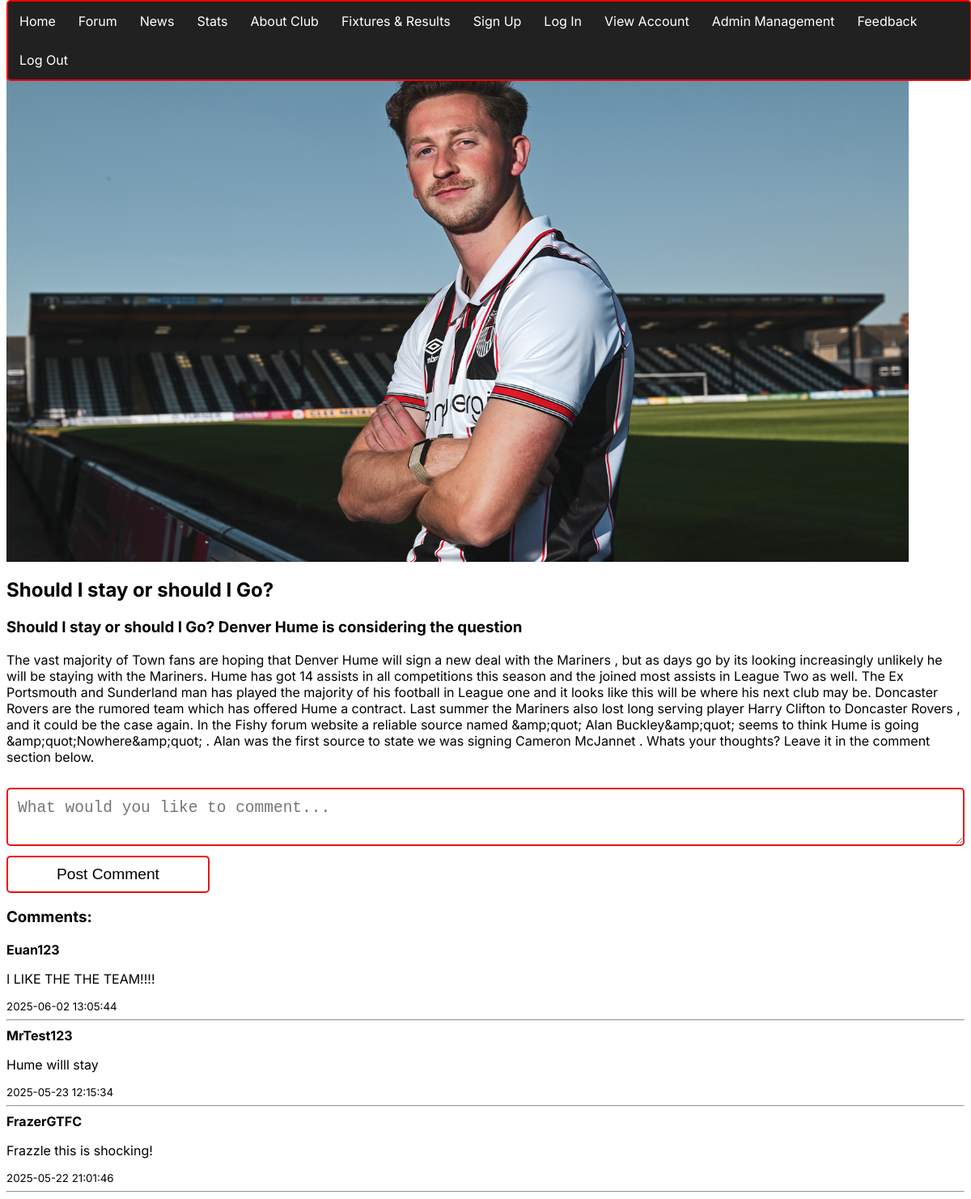
Screenshot of /retrieve_news.php?id=1 (signed in) with the database file from the repository.
### tables this page shows
CREATE TABLE `news` (
  `id` int(11) NOT NULL,
  `title` text NOT NULL,
  `description` text NOT NULL,
  `picture` blob NOT NULL,
  `content` text NOT NULL,
  `username` text NOT NULL,
  `time_created` timestamp NOT NULL DEFAULT current_timestamp() ON UPDATE current_timestamp(),
  `comments` text NOT NULL
);

CREATE TABLE `comments` (
  `id` int(11) NOT NULL,
  `user_id` int(11) NOT NULL,
  `news_id` int(11) NOT NULL,
  `text` text NOT NULL,
  `date_created` timestamp NOT NULL DEFAULT current_timestamp() ON UPDATE current_timestamp()
);

CREATE TABLE `users` (
  `id` int(11) NOT NULL,
  `username` text NOT NULL,
  `password` text NOT NULL,
  `firstname` text NOT NULL,
  `lastname` text NOT NULL,
  `email` text NOT NULL,
  `bio` text NOT NULL,
  `profile_pic` blob NOT NULL,
  `region` text NOT NULL,
  `status` enum('active','inactive','','') NOT NULL,
  `birthdate` text NOT NULL,
  `role` enum('user','admin','','') NOT NULL
);

### retrieve_news.php (the view, shortened to what this page needs)
<?php
include 'nav.php';
$news_id = $_GET['id'];
$sql = "SELECT title, description, content, picture FROM news WHERE id = ?";
$stmt = $conn->prepare($sql);
$stmt->bind_param("i", $news_id);
$stmt->execute();
$result = $stmt->get_result();
if($result->num_rows > 0) {
    while ($row = $result->fetch_assoc()){
        if (!empty($row['picture'])) {
            if (file_exists($row['picture'])) {
                echo "<img src='" . htmlspecialchars($row['picture']) . "' alt='Post Image'>";
            }
        }
        echo '<section class="postCard2">';
        echo "<h2>" . htmlspecialchars($row['title']) . "</h2>";
        echo "<h3>" . htmlspecialchars($row['description']) . "</h3>";
        echo "<p>" . htmlspecialchars($row['content']) . "</p>";
        echo '</section>';
    }
} else {
    echo "Sorry, 0 Results Returned";
}
?>
<?php
if (isset($_SESSION['user_id'])){
    echo '
    <section class="comment-form">
        <form method="POST" action="post_comment.php">
            <textarea name="text" placeholder="What would you like to comment..." required></textarea><br>
            <input type="hidden" name="news_id" value="'. htmlspecialchars($news_id) . '">
            <button type="submit">Post Comment</button>
        </form>
    </section>';
} else{
    echo '<p>Please <a href="login.php" class="content-creatorbtn">Log In</a> to comment </p>';
}
$commentQuery = "SELECT c.text, c.date_created, u.username
                 FROM comments c
                 JOIN users u ON c.user_id = u.id
                 WHERE c.news_id = ?
                 ORDER BY c.date_created DESC";
$commentStmt = $conn->prepare($commentQuery);
$commentStmt->bind_param("i", $news_id);
$commentStmt->execute();
$commentResult = $commentStmt->get_result();
echo '<section class="comments">';
echo '<h3>Comments:</h3>';
while ($comment = $commentResult->fetch_assoc()) {
    echo "<div class='comment-box'>";
    echo "<strong>" . htmlspecialchars($comment['username']) . "</strong><br>";
    echo "<p>" . nl2br(htmlspecialchars($comment['text'])) . "</p>";
    echo "<small>" . $comment['date_created'] . "</small>";
    echo "</div><hr>";
}
echo '</section>';
?>
<!DOCTYPE html>
<html lang="en">
<head>
    <link rel="stylesheet" href="main.css">
    <link rel="stylesheet" href="retrieve_news.css">
    <link rel="stylesheet" href="feedback.css">
</head>
<body>
</body>
</html>

### main.css (style rules this page uses)
body { font-family: "Inter", sans-serif; font-optical-sizing: auto; font-weight: weight; font-style: normal; color: black; }
button[type=submit] { text-align: center; border: 2px solid #EE0A0E; padding: 10px 60px; border-radius: 5px; cursor: pointer; background-color: white; text-decoration: none; color: black; display: inline-block; font-size: 120%; transition-duration: 0.4s; }

### retrieve_news.css (style rules this page uses)
section { text-align: left; }
img { margin-top: 5%; width: auto; height: 80%; }
textarea { font-size: 150%; }

### feedback.css (style rules this page uses)
input[type=text], select, textarea { width: 100%; padding: 12px; border: 2px solid #EE0A0E; border-radius: 5px; box-sizing: border-box; margin-top: 1%; margin-bottom: 1%; resize: vertical; }

### rows the page displays
news: picture (picture), title "Should I stay or should I Go?", description "Should I stay or should I Go? Denver Hume is considering the question", content "The vast majority of Town fans are hoping that Denver Hume will sign a new deal with the Mariners , but as days go by its looking increasingly unlikely he will be staying with the Mariners. Hume has got 14 assists in all competitions this season and the joined most assists in League Two as well. The Ex Portsmouth and Sunderland man has played the majority of his football in League one and it looks like this will be where his next club may be. Doncaster Rovers are the rumored team which has offered Hume a contract. Last summer the Mariners also lost long serving player Harry Clifton to Doncaster Rovers , and it could be the case again. In the Fishy forum website a reliable source named…"
comments: user.username "Euan123", text "I LIKE THE THE TEAM!!!!", date_created "2025-06-02 13:05:44"
comments: user.username "MrTest123", text "Hume willl stay", date_created "2025-05-23 12:15:34"
comments: user.username "FrazerGTFC", text "Frazzle this is shocking!", date_created "2025-05-22 21:01:46"
